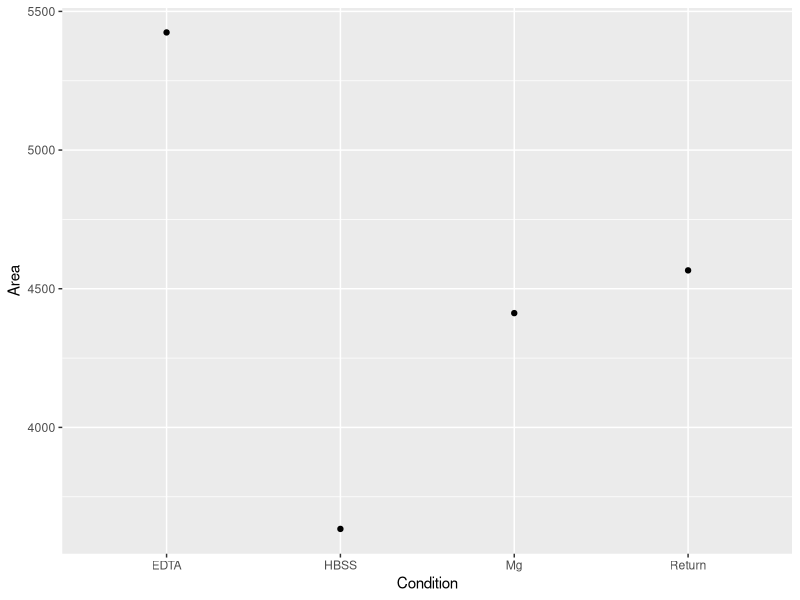
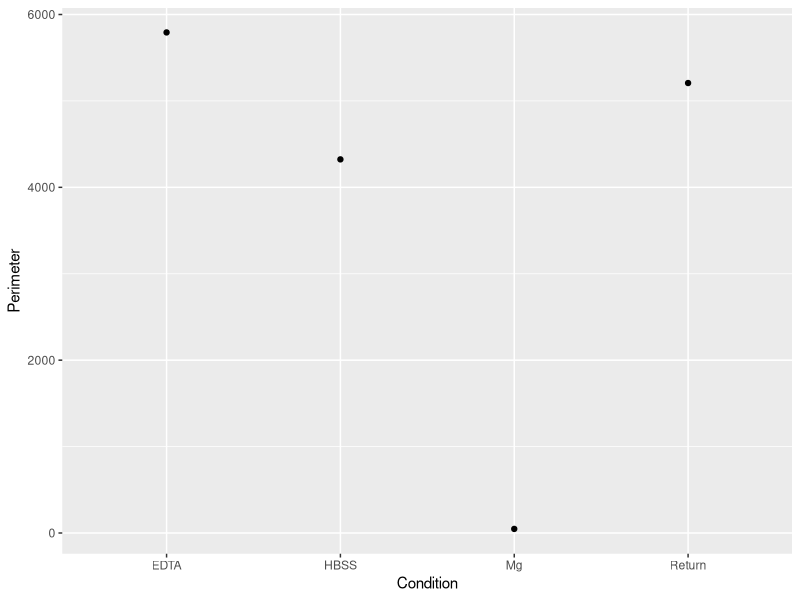

These figures' R source, in order:
## ---- chunk 1
# Read in the data file
Expansion_dat <- read.csv("Test data.csv")

# Load ggplot2
library(ggplot2)

# Make a scatter plot of area per condition
expansion_area <- ggplot(Expansion_dat, aes(x=Condition, y=Area)) + geom_point() + geom_smooth(method=lm, se=FALSE)
print(expansion_area)
## ---- chunk 2
# Make a scatter plot of perimeter per condition
expansion_per <- ggplot(Expansion_dat, aes(x=Condition, y=Perimeter)) + geom_point() + geom_smooth(method=lm, se=FALSE)
print(expansion_per)
